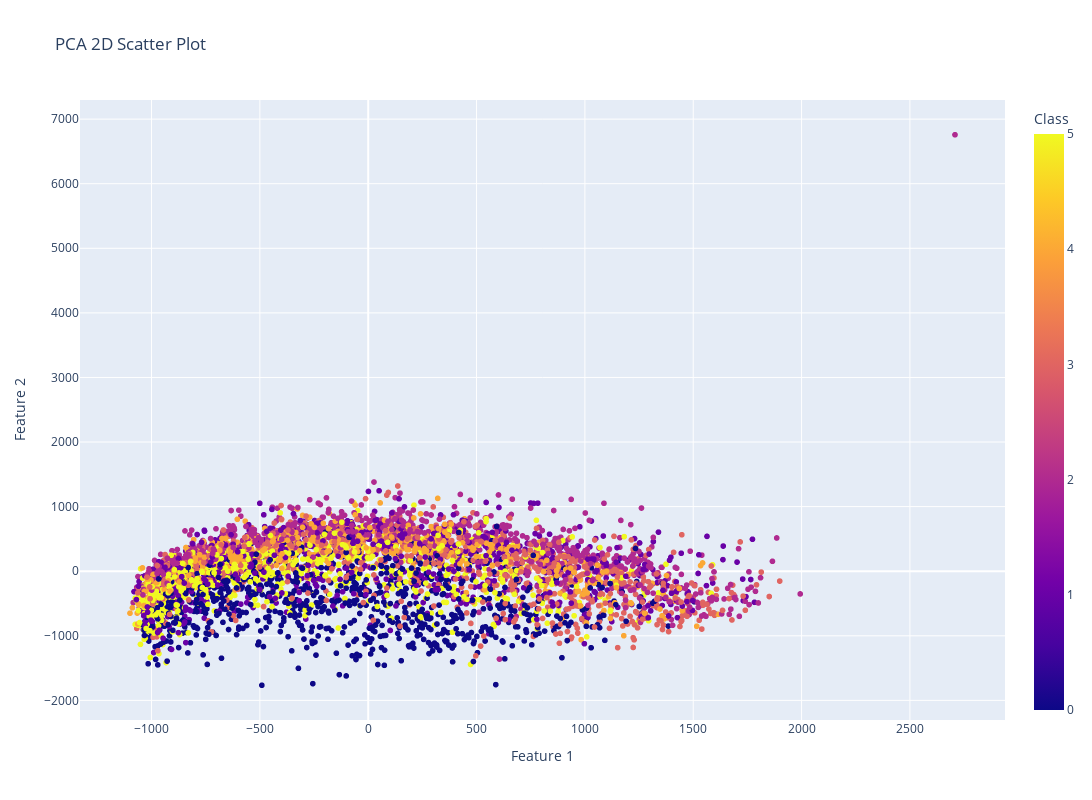
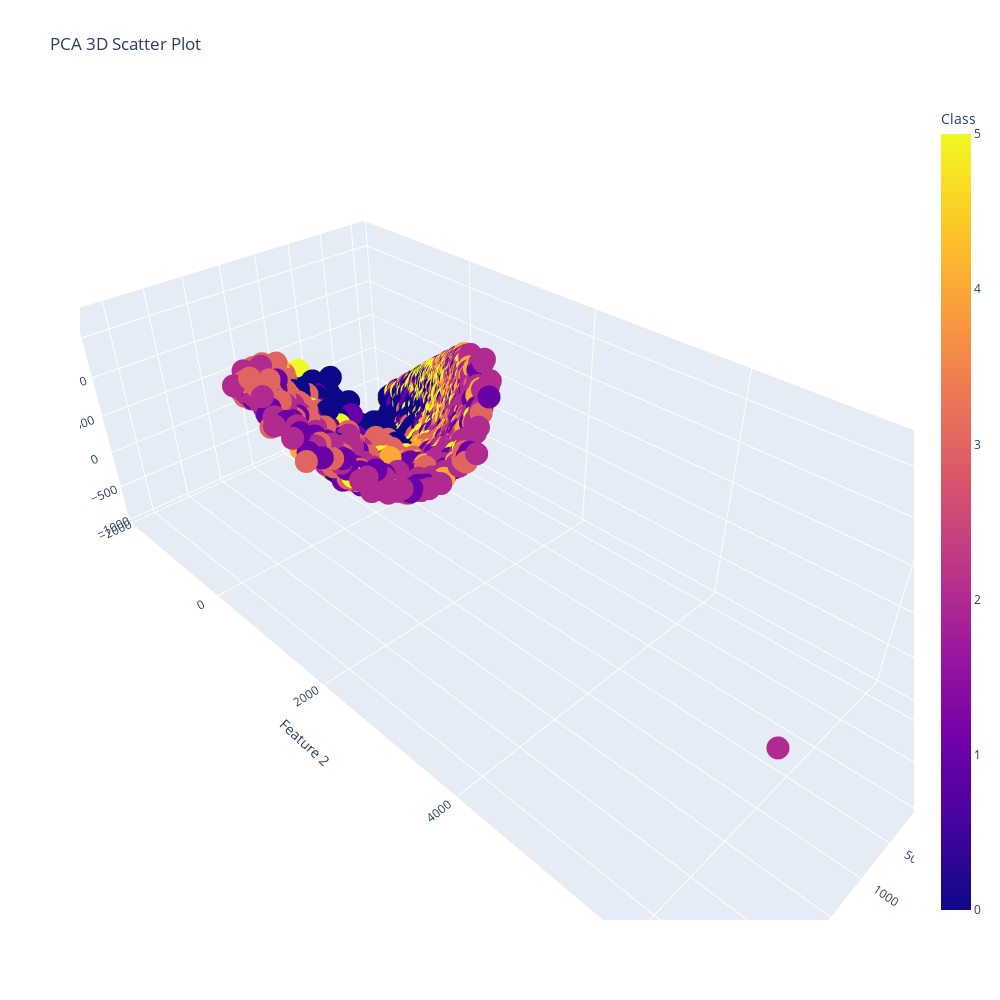
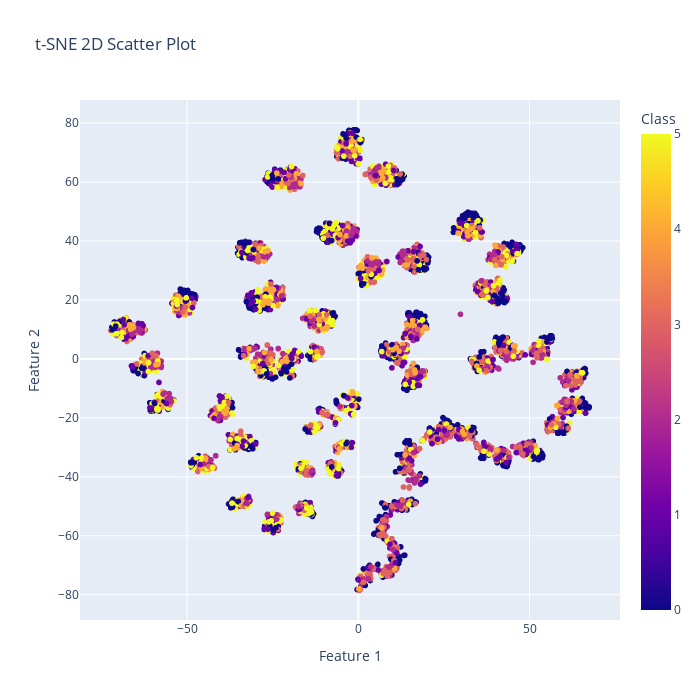

Notebook code for these charts, in order:
### Code cell
from torchaudio import transforms

spec = transforms.MelSpectrogram(
            sample_rate=16000,
            n_mels = 40, 
            n_fft = 512, 
            win_length = 400,
            hop_length = 160,
            f_min = 25,
            f_max = 7500,
            pad = 0,
        )

def audio_to_feature_vector(audio_path):
    x = spec(torchaudio.load(audio_path)[0])
    x = transforms.AmplitudeToDB(top_db=80)(x)
    return x[0].reshape(-1)
from torch.nn.utils.rnn import pad_sequence

label_csv = pd.read_csv('/home/elicer/project/월간 데이콘 음성 감정 인식 AI 경진대회/train.csv')
audio_directory = '/home/elicer/project/월간 데이콘 음성 감정 인식 AI 경진대회/train/'

all_features = []
label_list = []

for filename in label_csv['file_path']:
    audio_path = os.path.join(audio_directory, filename)
    features = audio_to_feature_vector(audio_path)
    all_features.append(features)
    label_list.append(label_csv[label_csv['file_path']==filename]['label'])
# 특징 매트릭스 생성
all_features = pad_sequence(all_features).mT
feature_matrix = np.vstack(all_features)
print('feature_matrix.shape:', feature_matrix.shape)

class_num = 6
pca_plot(2, feature_matrix, class_num, 1200, 800)  # 2차원 산점도
pca_plot(3, feature_matrix, class_num, 1000, 1000)  # 3차원 산점도
tsne_plot(feature_matrix, class_num, width=700, height=700) # t-sne 2차원

### Figure 1 — Plotly figure (JSON) as saved in the notebook; plotly's stock layout.template omitted (floating-point values rounded to 4 significant figures; data arrays with more than 128 entries replaced by an {"elided": "..."} marker saying what was removed)
{"data": [{"hovertemplate": "Feature 1=%{x}<br>Feature 2=%{y}<br>Class=%{marker.color}<extra></extra>", "legendgroup": "", "marker": {"color": {"elided": "5001 int values"}, "coloraxis": "coloraxis", "symbol": "circle"}, "mode": "markers", "name": "", "showlegend": false, "type": "scattergl", "x": {"elided": "5001 float values"}, "xaxis": "x", "y": {"elided": "5001 float values"}, "yaxis": "y"}], "layout": {"coloraxis": {"colorbar": {"title": {"text": "Class"}}, "colorscale": [[0, "#0d0887"], [0.1111, "#46039f"], [0.2222, "#7201a8"], [0.3333, "#9c179e"], [0.4444, "#bd3786"], [0.5556, "#d8576b"], [0.6667, "#ed7953"], [0.7778, "#fb9f3a"], [0.8889, "#fdca26"], [1, "#f0f921"]]}, "height": 800, "legend": {"itemsizing": "constant", "orientation": "h", "tracegroupgap": 0, "x": 1, "xanchor": "right", "y": 1.02, "yanchor": "bottom"}, "title": {"text": "PCA 2D Scatter Plot"}, "width": 1200, "xaxis": {"anchor": "y", "domain": [0, 1], "title": {"text": "Feature 1"}}, "yaxis": {"anchor": "x", "domain": [0, 1], "title": {"text": "Feature 2"}}}}

### Figure 2 — Plotly figure (JSON) as saved in the notebook; plotly's stock layout.template omitted (floating-point values rounded to 4 significant figures; data arrays with more than 128 entries replaced by an {"elided": "..."} marker saying what was removed)
{"data": [{"hovertemplate": "Feature 1=%{x}<br>Feature 2=%{y}<br>Feature 3=%{z}<br>Class=%{marker.color}<extra></extra>", "legendgroup": "", "marker": {"color": {"elided": "5001 int values"}, "coloraxis": "coloraxis", "symbol": "circle"}, "mode": "markers", "name": "", "scene": "scene", "showlegend": false, "type": "scatter3d", "x": {"elided": "5001 float values"}, "y": {"elided": "5001 float values"}, "z": {"elided": "5001 float values"}}], "layout": {"coloraxis": {"colorbar": {"title": {"text": "Class"}}, "colorscale": [[0, "#0d0887"], [0.1111, "#46039f"], [0.2222, "#7201a8"], [0.3333, "#9c179e"], [0.4444, "#bd3786"], [0.5556, "#d8576b"], [0.6667, "#ed7953"], [0.7778, "#fb9f3a"], [0.8889, "#fdca26"], [1, "#f0f921"]]}, "height": 1000, "legend": {"orientation": "h", "tracegroupgap": 0, "x": 1, "xanchor": "right", "y": 1.02, "yanchor": "bottom"}, "scene": {"domain": {"x": [0, 1], "y": [0, 1]}, "xaxis": {"title": {"text": "Feature 1"}}, "yaxis": {"title": {"text": "Feature 2"}}, "zaxis": {"title": {"text": "Feature 3"}}}, "title": {"text": "PCA 3D Scatter Plot"}, "width": 1000}}

### Figure 3 — Plotly figure (JSON) as saved in the notebook; plotly's stock layout.template omitted (floating-point values rounded to 4 significant figures; data arrays with more than 128 entries replaced by an {"elided": "..."} marker saying what was removed)
{"data": [{"hovertemplate": "Feature 1=%{x}<br>Feature 2=%{y}<br>Class=%{marker.color}<extra></extra>", "legendgroup": "", "marker": {"color": {"elided": "5001 int values"}, "coloraxis": "coloraxis", "symbol": "circle"}, "mode": "markers", "name": "", "showlegend": false, "type": "scattergl", "x": {"elided": "5001 float values"}, "xaxis": "x", "y": {"elided": "5001 float values"}, "yaxis": "y"}], "layout": {"coloraxis": {"colorbar": {"title": {"text": "Class"}}, "colorscale": [[0, "#0d0887"], [0.1111, "#46039f"], [0.2222, "#7201a8"], [0.3333, "#9c179e"], [0.4444, "#bd3786"], [0.5556, "#d8576b"], [0.6667, "#ed7953"], [0.7778, "#fb9f3a"], [0.8889, "#fdca26"], [1, "#f0f921"]]}, "height": 700, "legend": {"itemsizing": "constant", "orientation": "h", "tracegroupgap": 0, "x": 1, "xanchor": "right", "y": 1.02, "yanchor": "bottom"}, "title": {"text": "t-SNE 2D Scatter Plot"}, "width": 700, "xaxis": {"anchor": "y", "domain": [0, 1], "title": {"text": "Feature 1"}}, "yaxis": {"anchor": "x", "domain": [0, 1], "title": {"text": "Feature 2"}}}}
